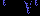

This game map was drawn from its Tiled (.tmx) file and the tilesets committed beside it. A one-line description and the full map source follow:
An orthogonal 5x2 tile map with 8x8 px tiles, 1 tile layer (namtbl).

<map version="1.5" tiledversion="1.5.0" orientation="orthogonal" renderorder="right-down" width="5" height="2" tilewidth="8" tileheight="8" infinite="0" nextlayerid="2" nextobjectid="1">
 <tileset firstgid="1" name="charset" tilewidth="8" tileheight="8" tilecount="256" columns="16">
  <image source="charset@6000.namtbl.png" width="128" height="128" />
 </tileset>
 <layer id="1" name="namtbl" width="5" height="2">
  <data encoding="csv">
225,129,129,212,225,
129,129,129,225,129
</data>
 </layer>
</map>
